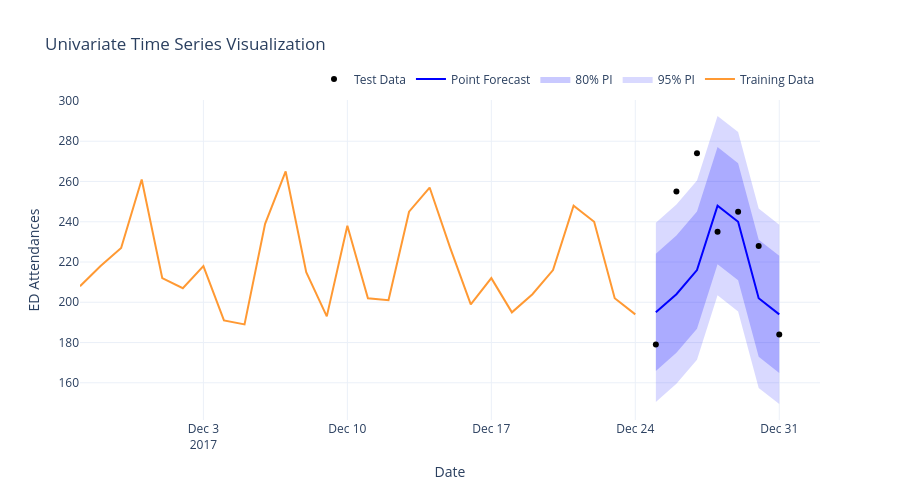

Notebook source saved alongside this figure:
### Code cell
# change colour scheme to blue
fig = plot_time_series(
    training_data=train[-28:],
    test_data=test, 
    forecast=preds,
    prediction_intervals=interval_dict,
    y_axis_label="ED Attendances",
    color_scheme="blue",
    forecast_line_style="solid"
    )
